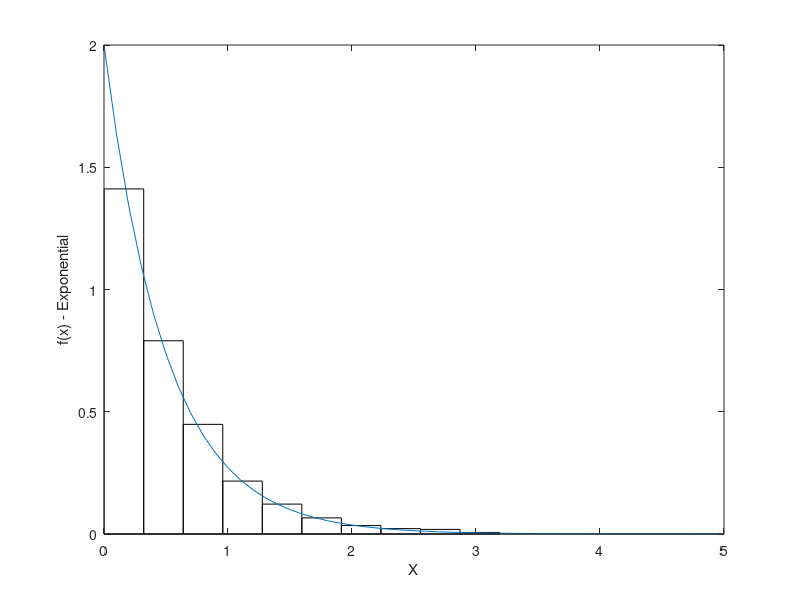

The MATLAB script that drew this image:
lam = 2;
n = 1000;
uni = rand(1,n);
X = -log(uni)/lam;
x = 0:.1:(10/lam);
y = exppdf(x,(1/2));
[N,h] = hist(X,10);
N = N/(h(2)-h(1))/n;
bar(h,N,1,'w')
hold on
plot(x,y)
hold off
xlabel('X')
ylabel('f(x) - Exponential')